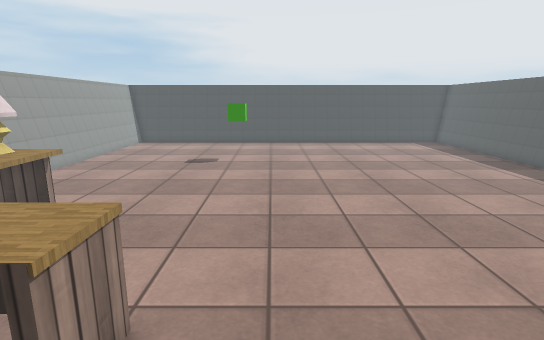
[1] (above)

15 first-person views from a walk through a Unity game level. The camera is 1.5 m above the floor, tilts 12° down and sees 80° across. The floor is counted in squares, 0.45 m on a side. Each view is taken from the middle of a square. On the plan, view 1 faces up. The plan holds only what a view shows up to about 20 squares ahead; the rest is blank. The player is left out. Some surface patterns are stand-ins.

[2]
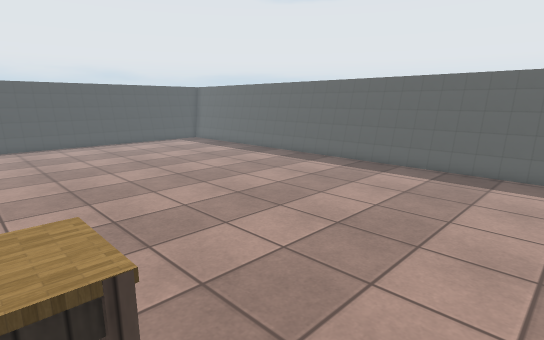

[3]
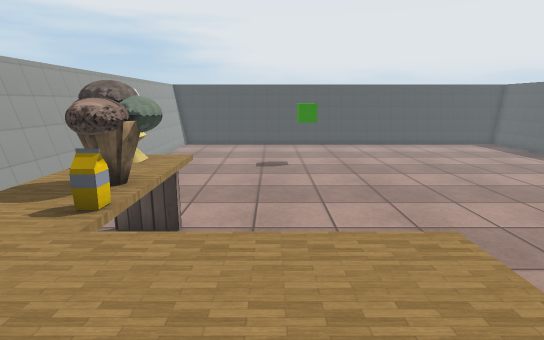

[4]
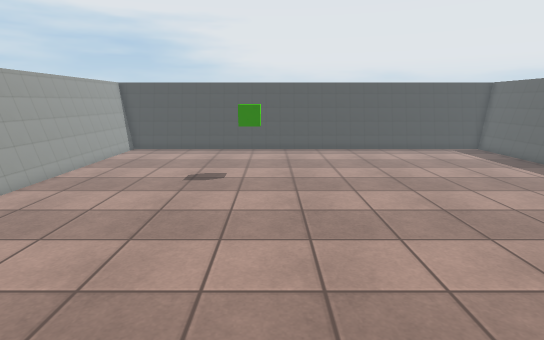

[5]
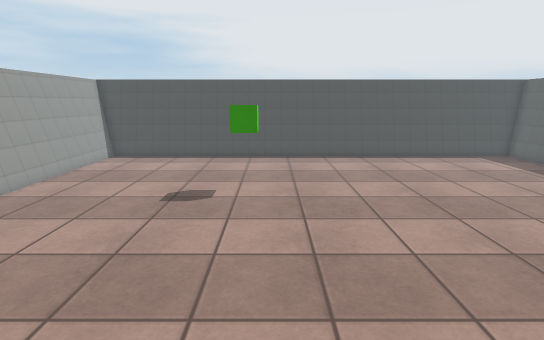

[6]
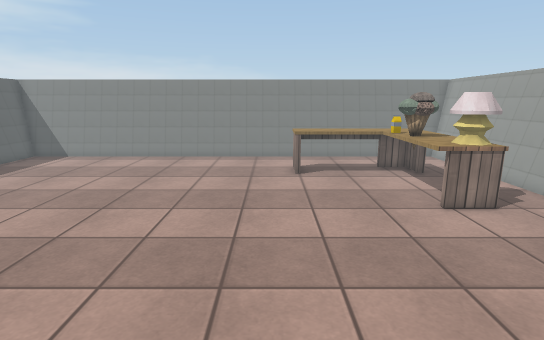

[7]
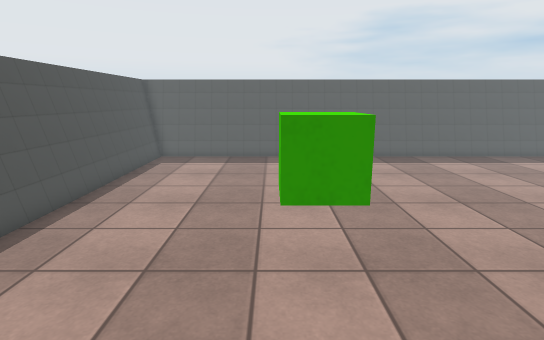

[8]
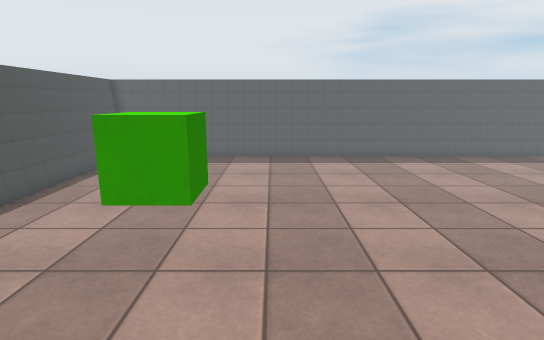

[9]
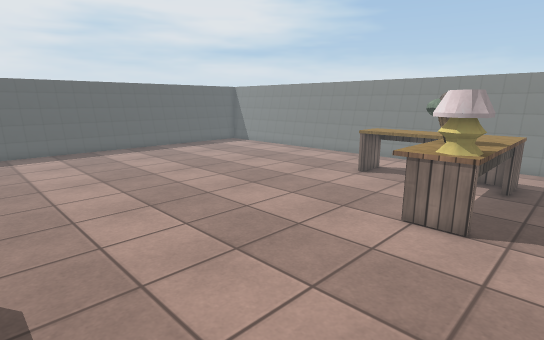

[10]
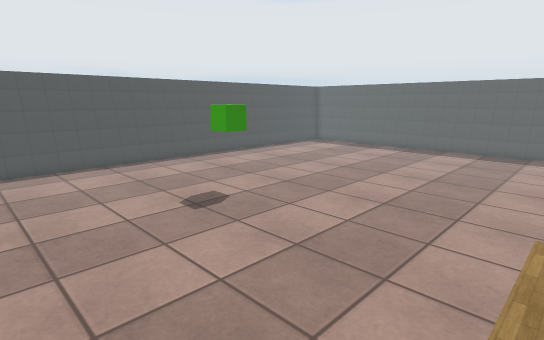

[11]
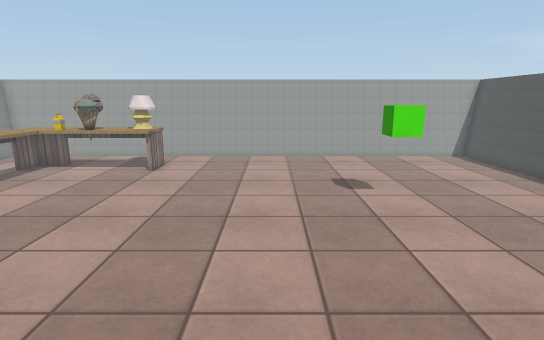

[12]
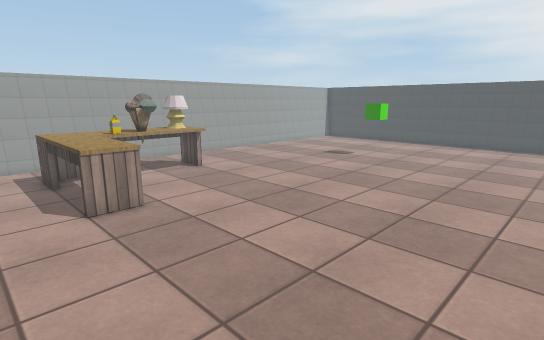

[13]
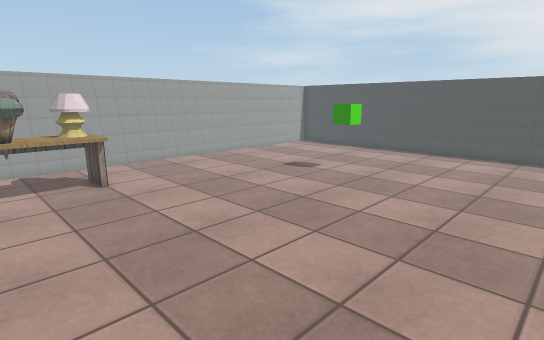

[14]
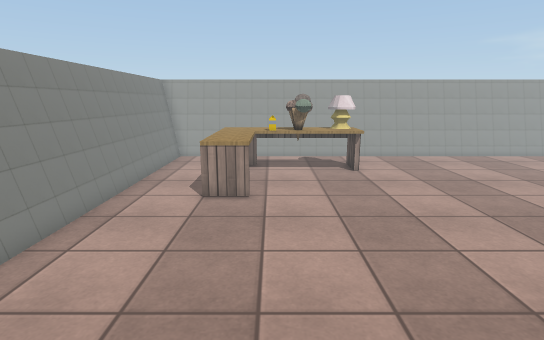

[15]
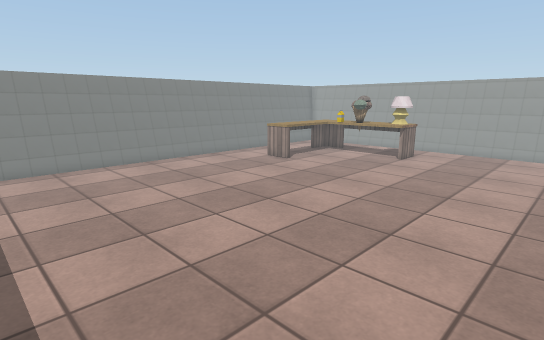

### Floor plan
Key: @ floor where view 1 was taken; # wall or solid block; . floor; ^ raised ledge; O other object.
Columns run from 11 left of view 1 to 14 right of it. Each row starts with its distance up from view 1.
 27 ##########################
 26 #........................#
 25 #........................#
 24 #........................#
 23 #........................#
 22 #........................#
 21 #........................#
 20 #....... #...............#
 19 #.......##...............#
 18 #........................#
 17 #........................#
 16 #........................#
 15 #........................#
 14 #........................#
 13 #........................#
 12 #........................#
 11 #........................#
 10 #........................#
  9 #..##^...................#
  8 #..#O^...................#
  7 #..^O^...................#
  6 #..^O#...................#
  5 #..^^^...................#
  4 #..^^^^^^^...............#
  3 #..^^^^^^^...............#
  2 #........................#
  1 #........................#
  0 #..........@.............#
 -1 ##########################

Positions as (right, up) in squares from view 1, and headings:
1: (0, 0), facing up
2: (-3, 0), facing up-right
3: (-4, 1), facing up
4: (-1, 4), facing up
5: (-1, 7), facing up
6: (-1, 19), facing down
7: (-6, 20), facing right
8: (-6, 18), facing right
9: (-10, 18), facing down-right
10: (-10, 9), facing up-right
11: (9, 15), facing left
12: (8, 0), facing up-left
13: (7, 5), facing up-left
14: (9, 5), facing left
15: (12, 17), facing down-left
